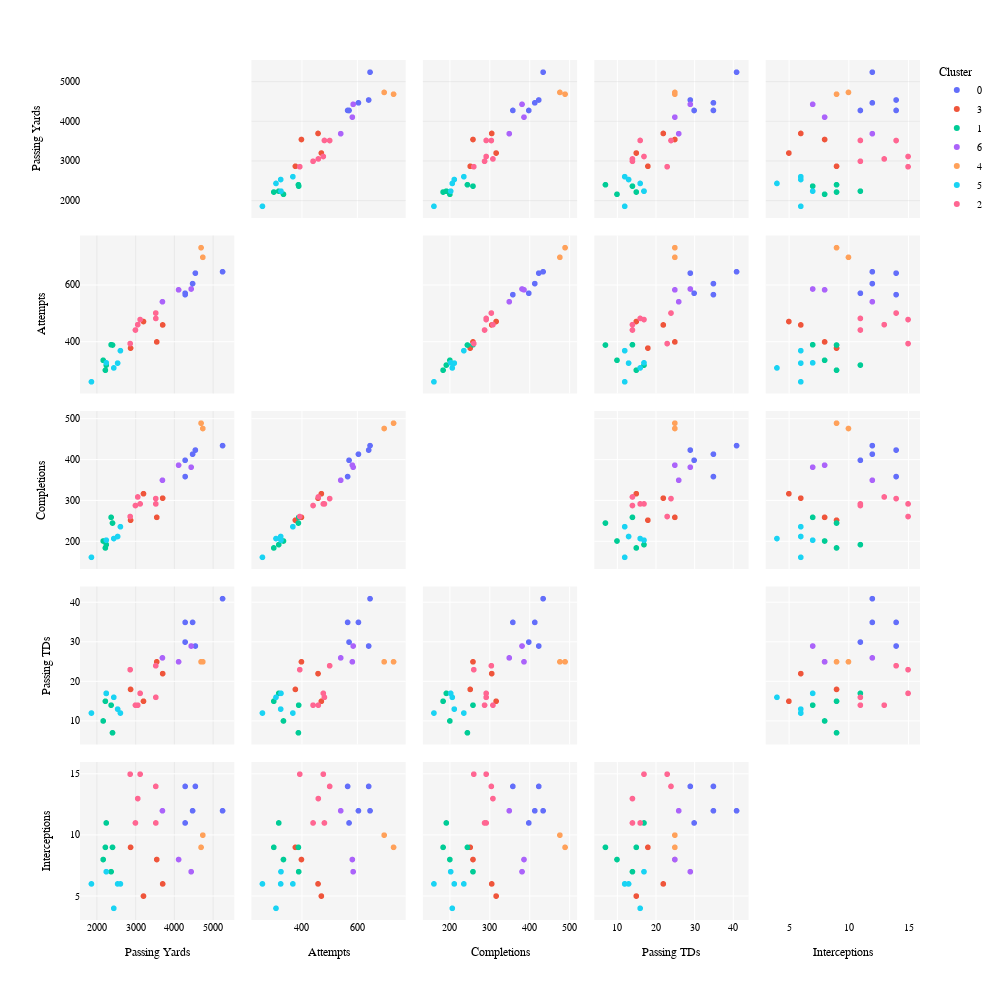

The cell this chart's notebook holds for it:
### Code cell
graph_pair_plot_plotly(df=df_7, cluster_rankings=cluster_ranking_7,
                       position=position, stats=stats, 
                       save_suffix=suffix, font_size=font_size, marker_size=marker_size,
                       height=dim, width=dim
                      )

### Figure 1 — Plotly figure (JSON) as saved in the notebook; plotly's stock layout.template omitted (floating-point values rounded to 4 significant figures)
{"data": [{"diagonal": {"visible": false}, "dimensions": [{"axis": {"matches": true}, "label": "Passing Yards", "values": [5250, 4283, 4475, 4282, 4547]}, {"axis": {"matches": true}, "label": "Attempts", "values": [648, 567, 606, 572, 643]}, {"axis": {"matches": true}, "label": "Completions", "values": [435, 359, 414, 399, 424]}, {"axis": {"matches": true}, "label": "Passing TDs", "values": [41, 35, 35, 30, 29]}, {"axis": {"matches": true}, "label": "Interceptions", "values": [12, 14, 12, 11, 14]}], "hovertemplate": "<b>%{hovertext}</b><br><br>Cluster=0<br>%{xaxis.title.text}=%{x}<br>%{yaxis.title.text}=%{y}<extra></extra>", "hovertext": ["Patrick Mahomes", "Josh Allen", "Joe Burrow", "Geno Smith", "Kirk Cousins"], "legendgroup": "0", "marker": {"color": "#636efa", "size": 6, "symbol": "circle"}, "name": "0", "showlegend": true, "type": "splom"}, {"diagonal": {"visible": false}, "dimensions": [{"axis": {"matches": true}, "label": "Passing Yards", "values": [3701, 3205, 3548, 2871]}, {"axis": {"matches": true}, "label": "Attempts", "values": [460, 472, 400, 378]}, {"axis": {"matches": true}, "label": "Completions", "values": [306, 317, 259, 252]}, {"axis": {"matches": true}, "label": "Passing TDs", "values": [22, 15, 25, 18]}, {"axis": {"matches": true}, "label": "Interceptions", "values": [6, 5, 8, 9]}], "hovertemplate": "<b>%{hovertext}</b><br><br>Cluster=3<br>%{xaxis.title.text}=%{x}<br>%{yaxis.title.text}=%{y}<extra></extra>", "hovertext": ["Jalen Hurts", "Daniel Jones", "Tua Tagovailoa", "Andy Dalton"], "legendgroup": "3", "marker": {"color": "#EF553B", "size": 6, "symbol": "circle"}, "name": "3", "showlegend": true, "type": "splom"}, {"diagonal": {"visible": false}, "dimensions": [{"axis": {"matches": true}, "label": "Passing Yards", "values": [2242, 2368, 2219, 2404, 2163]}, {"axis": {"matches": true}, "label": "Attempts", "values": [318, 390, 300, 389, 335]}, {"axis": {"matches": true}, "label": "Completions", "values": [192, 259, 184, 245, 201]}, {"axis": {"matches": true}, "label": "Passing TDs", "values": [17, 14, 15, 7, 10]}, {"axis": {"matches": true}, "label": "Interceptions", "values": [11, 7, 9, 9, 8]}], "hovertemplate": "<b>%{hovertext}</b><br><br>Cluster=1<br>%{xaxis.title.text}=%{x}<br>%{yaxis.title.text}=%{y}<extra></extra>", "hovertext": ["Justin Fields", "Kyler Murray", "Marcus Mariota", "Kenny Pickett", "Baker Mayfield"], "legendgroup": "1", "marker": {"color": "#00cc96", "size": 6, "symbol": "circle"}, "name": "1", "showlegend": true, "type": "splom"}, {"diagonal": {"visible": false}, "dimensions": [{"axis": {"matches": true}, "label": "Passing Yards", "values": [4113, 4438, 3695]}, {"axis": {"matches": true}, "label": "Attempts", "values": [584, 587, 542]}, {"axis": {"matches": true}, "label": "Completions", "values": [387, 382, 350]}, {"axis": {"matches": true}, "label": "Passing TDs", "values": [25, 29, 26]}, {"axis": {"matches": true}, "label": "Interceptions", "values": [8, 7, 12]}], "hovertemplate": "<b>%{hovertext}</b><br><br>Cluster=6<br>%{xaxis.title.text}=%{x}<br>%{yaxis.title.text}=%{y}<extra></extra>", "hovertext": ["Trevor Lawrence", "Jared Goff", "Aaron Rodgers"], "legendgroup": "6", "marker": {"color": "#ab63fa", "size": 6, "symbol": "circle"}, "name": "6", "showlegend": true, "type": "splom"}, {"diagonal": {"visible": false}, "dimensions": [{"axis": {"matches": true}, "label": "Passing Yards", "values": [4739, 4694]}, {"axis": {"matches": true}, "label": "Attempts", "values": [699, 733]}, {"axis": {"matches": true}, "label": "Completions", "values": [477, 490]}, {"axis": {"matches": true}, "label": "Passing TDs", "values": [25, 25]}, {"axis": {"matches": true}, "label": "Interceptions", "values": [10, 9]}], "hovertemplate": "<b>%{hovertext}</b><br><br>Cluster=4<br>%{xaxis.title.text}=%{x}<br>%{yaxis.title.text}=%{y}<extra></extra>", "hovertext": ["Justin Herbert", "Tom Brady"], "legendgroup": "4", "marker": {"color": "#FFA15A", "size": 6, "symbol": "circle"}, "name": "4", "showlegend": true, "type": "splom"}, {"diagonal": {"visible": false}, "dimensions": [{"axis": {"matches": true}, "label": "Passing Yards", "values": [2242, 2608, 2437, 2536, 1859]}, {"axis": {"matches": true}, "label": "Attempts", "values": [326, 369, 308, 325, 259]}, {"axis": {"matches": true}, "label": "Completions", "values": [203, 236, 207, 212, 161]}, {"axis": {"matches": true}, "label": "Passing TDs", "values": [17, 12, 16, 13, 12]}, {"axis": {"matches": true}, "label": "Interceptions", "values": [7, 6, 4, 6, 6]}], "hovertemplate": "<b>%{hovertext}</b><br><br>Cluster=5<br>%{xaxis.title.text}=%{x}<br>%{yaxis.title.text}=%{y}<extra></extra>", "hovertext": ["Lamar Jackson", "Jacoby Brissett", "Jimmy Garoppolo", "Ryan Tannehill", "Taylor Heinicke"], "legendgroup": "5", "marker": {"color": "#19d3f3", "size": 6, "symbol": "circle"}, "name": "5", "showlegend": true, "type": "splom"}, {"diagonal": {"visible": false}, "dimensions": [{"axis": {"matches": true}, "label": "Passing Yards", "values": [3524, 3522, 2860, 3118, 2997, 3057]}, {"axis": {"matches": true}, "label": "Attempts", "values": [483, 502, 394, 479, 442, 461]}, {"axis": {"matches": true}, "label": "Completions", "values": [292, 305, 261, 292, 288, 309]}, {"axis": {"matches": true}, "label": "Passing TDs", "values": [16, 24, 23, 17, 14, 14]}, {"axis": {"matches": true}, "label": "Interceptions", "values": [11, 14, 15, 15, 11, 13]}], "hovertemplate": "<b>%{hovertext}</b><br><br>Cluster=2<br>%{xaxis.title.text}=%{x}<br>%{yaxis.title.text}=%{y}<extra></extra>", "hovertext": ["Russell Wilson", "Derek Carr", "Dak Prescott", "Davis Mills", "Mac Jones", "Matt Ryan"], "legendgroup": "2", "marker": {"color": "#FF6692", "size": 6, "symbol": "circle"}, "name": "2", "showlegend": true, "type": "splom"}], "layout": {"dragmode": "select", "font": {"color": "black", "family": "Courier New, monospace", "size": 10}, "height": 1000, "legend": {"title": {"text": "Cluster"}, "tracegroupgap": 0}, "margin": {"t": 60}, "paper_bgcolor": "rgba(0,0,0,0)", "plot_bgcolor": "rgba(245, 245, 245, 1)", "showlegend": true, "width": 1000, "xaxis": {"gridcolor": "rgba(200, 200, 200, 0.5)", "gridwidth": 0.5, "showgrid": true}, "yaxis": {"gridcolor": "rgba(200, 200, 200, 0.5)", "gridwidth": 0.5, "showgrid": true}}}
